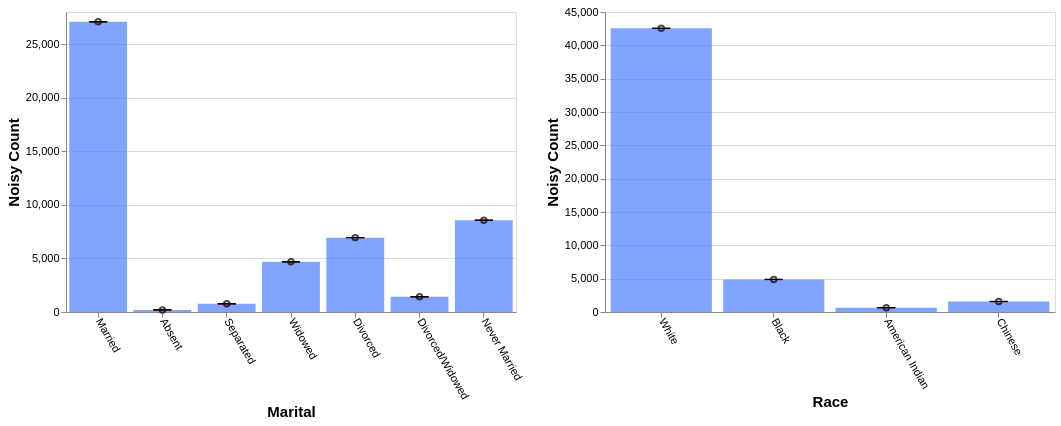

Describe this chart as a Vega-Lite specification.
### Vega-Lite specification from a JSON file in a GitHub repository (floating-point values rounded to 4 significant figures)
{"config": {"view": {"continuousWidth": 400, "continuousHeight": 300}, "axis": {"labelFontSize": 11, "titleFontSize": 15}, "axisBottom": {"labelAngle": 60}}, "hconcat": [{"layer": [{"mark": "bar", "encoding": {"color": {"value": "transparent"}, "tooltip": [{"aggregate": "sum", "field": "noisy_count", "title": "noisy count", "type": "quantitative"}, {"aggregate": "sum", "field": "noisy_count_prev", "title": "prev count", "type": "quantitative"}, {"aggregate": "sum", "field": "error", "title": "current error", "type": "quantitative"}, {"aggregate": "sum", "field": "error_prev", "title": "prev error", "type": "quantitative"}], "x": {"field": "marital", "sort": null, "title": "Marital", "type": "ordinal"}}, "height": 300, "selection": {"selector559": {"type": "interval", "encodings": ["x"]}}, "transform": [{"filter": {"selection": "selector560"}}], "width": 450}, {"mark": {"type": "bar", "color": "gray", "opacity": 0}, "encoding": {"x": {"field": "marital", "sort": null, "title": "Marital", "type": "ordinal"}, "y": {"aggregate": "sum", "field": "noisy_count_prev", "type": "quantitative"}}, "transform": [{"filter": {"selection": "selector560"}}]}, {"mark": {"type": "bar", "color": "#4C7FFF", "opacity": 0.7}, "encoding": {"x": {"field": "marital", "sort": null, "title": "Marital", "type": "ordinal"}, "y": {"aggregate": "sum", "field": "noisy_count", "type": "quantitative"}}, "transform": [{"filter": {"selection": "selector560"}}]}, {"mark": {"type": "point", "color": "black", "opacity": 0.7}, "encoding": {"x": {"field": "marital", "sort": null, "title": "Marital", "type": "ordinal"}, "y": {"aggregate": "sum", "field": "noisy_count", "title": "Noisy Count", "type": "quantitative"}}, "transform": [{"filter": {"selection": "selector560"}}]}, {"mark": {"type": "rule", "color": "#B6B6B6", "size": 2, "strokeDash": [3, 3]}, "encoding": {"x": {"field": "marital", "sort": null, "title": "Marital", "type": "ordinal"}, "y": {"aggregate": "sum", "field": "plus_error_prev_marital", "title": "", "type": "quantitative"}, "y2": {"aggregate": "sum", "field": "minus_error_prev_marital", "title": ""}}, "transform": [{"filter": {"selection": "selector560"}}]}, {"mark": {"type": "tick", "color": "#B90000", "size": 0, "strokeDash": [1, 1]}, "encoding": {"x": {"field": "marital", "sort": null, "title": "Marital", "type": "ordinal"}, "y": {"aggregate": "sum", "field": "plus_error_prev_marital", "type": "quantitative"}}, "transform": [{"filter": {"selection": "selector560"}}]}, {"mark": {"type": "tick", "color": "#B90000", "size": 0, "strokeDash": [3, 1]}, "encoding": {"x": {"field": "marital", "sort": null, "title": "Marital", "type": "ordinal"}, "y": {"aggregate": "sum", "field": "minus_error_prev_marital", "type": "quantitative"}}, "transform": [{"filter": {"selection": "selector560"}}]}, {"mark": {"type": "rule", "color": "black", "size": 2}, "encoding": {"x": {"field": "marital", "sort": null, "title": "Marital", "type": "ordinal"}, "y": {"aggregate": "sum", "field": "plus_error", "title": "", "type": "quantitative"}, "y2": {"aggregate": "sum", "field": "minus_error", "title": ""}}, "transform": [{"filter": {"selection": "selector560"}}]}, {"mark": {"type": "tick", "color": "black", "width": 0}, "encoding": {"x": {"field": "marital", "sort": null, "title": "Marital", "type": "ordinal"}, "y": {"aggregate": "sum", "field": "plus_error", "type": "quantitative"}}, "transform": [{"filter": {"selection": "selector560"}}]}, {"mark": {"type": "tick", "color": "black", "width": 0}, "encoding": {"x": {"field": "marital", "sort": null, "title": "Marital", "type": "ordinal"}, "y": {"aggregate": "sum", "field": "minus_error", "type": "quantitative"}}, "transform": [{"filter": {"selection": "selector560"}}]}]}, {"layer": [{"mark": "bar", "encoding": {"color": {"value": "transparent"}, "tooltip": [{"aggregate": "sum", "field": "noisy_count", "title": "noisy count", "type": "quantitative"}, {"aggregate": "sum", "field": "noisy_count_prev", "title": "prev count", "type": "quantitative"}, {"aggregate": "sum", "field": "error", "title": "current error", "type": "quantitative"}, {"aggregate": "sum", "field": "error_prev", "title": "prev error", "type": "quantitative"}], "x": {"field": "race", "sort": null, "title": "Race", "type": "ordinal"}}, "height": 300, "selection": {"selector560": {"type": "interval", "encodings": ["x"]}}, "transform": [{"filter": {"selection": "selector559"}}], "width": 450}, {"mark": {"type": "bar", "color": "gray", "opacity": 0}, "encoding": {"x": {"field": "race", "sort": null, "title": "Race", "type": "ordinal"}, "y": {"aggregate": "sum", "field": "noisy_count_prev", "type": "quantitative"}}, "transform": [{"filter": {"selection": "selector559"}}]}, {"mark": {"type": "bar", "color": "#4C7FFF", "opacity": 0.7}, "encoding": {"x": {"field": "race", "sort": null, "title": "Race", "type": "ordinal"}, "y": {"aggregate": "sum", "field": "noisy_count", "type": "quantitative"}}, "transform": [{"filter": {"selection": "selector559"}}]}, {"mark": {"type": "point", "color": "black", "opacity": 0.7}, "encoding": {"x": {"field": "race", "sort": null, "title": "Race", "type": "ordinal"}, "y": {"aggregate": "sum", "field": "noisy_count", "title": "Noisy Count", "type": "quantitative"}}, "transform": [{"filter": {"selection": "selector559"}}]}, {"mark": {"type": "rule", "color": "#B6B6B6", "size": 2, "strokeDash": [3, 3]}, "encoding": {"x": {"field": "race", "sort": null, "title": "Race", "type": "ordinal"}, "y": {"aggregate": "sum", "field": "plus_error_prev_race", "title": "", "type": "quantitative"}, "y2": {"aggregate": "sum", "field": "minus_error_prev_race", "title": ""}}, "transform": [{"filter": {"selection": "selector559"}}]}, {"mark": {"type": "tick", "color": "#B90000", "size": 0, "strokeDash": [1, 1]}, "encoding": {"x": {"field": "race", "sort": null, "title": "Race", "type": "ordinal"}, "y": {"aggregate": "sum", "field": "plus_error_prev_race", "type": "quantitative"}}, "transform": [{"filter": {"selection": "selector559"}}]}, {"mark": {"type": "tick", "color": "#B90000", "size": 0, "strokeDash": [3, 1]}, "encoding": {"x": {"field": "race", "sort": null, "title": "Race", "type": "ordinal"}, "y": {"aggregate": "sum", "field": "minus_error_prev_race", "type": "quantitative"}}, "transform": [{"filter": {"selection": "selector559"}}]}, {"mark": {"type": "rule", "color": "black", "size": 2}, "encoding": {"x": {"field": "race", "sort": null, "title": "Race", "type": "ordinal"}, "y": {"aggregate": "sum", "field": "plus_error", "title": "", "type": "quantitative"}, "y2": {"aggregate": "sum", "field": "minus_error", "title": ""}}, "transform": [{"filter": {"selection": "selector559"}}]}, {"mark": {"type": "tick", "color": "black", "width": 0}, "encoding": {"x": {"field": "race", "sort": null, "title": "Race", "type": "ordinal"}, "y": {"aggregate": "sum", "field": "plus_error", "type": "quantitative"}}, "transform": [{"filter": {"selection": "selector559"}}]}, {"mark": {"type": "tick", "color": "black", "width": 0}, "encoding": {"x": {"field": "race", "sort": null, "title": "Race", "type": "ordinal"}, "y": {"aggregate": "sum", "field": "minus_error", "type": "quantitative"}}, "transform": [{"filter": {"selection": "selector559"}}]}]}], "data": {"name": "data-611c6b500c36b5cb90f2cffdb66ce085"}, "$schema": "https://vega.github.io/schema/vega-lite/v4.17.0.json", "datasets": {"data-611c6b500c36b5cb90f2cffdb66ce085": [{"marital": "Married", "race": "White", "noisy_count": 24270.0, "true_count": 24270.0, "plus_error": 24270.0, "minus_error": 24270.0, "error": 2.6, "noisy_count_prev": 24270.0, "true_count_prev": 24270.0, "plus_error_prev": 24270.0, "minus_error_prev": 24270.0, "error_prev": 2.8, "plus_error_prev_marital": 24270.0, "minus_error_prev_marital": 24270.0, "plus_error_prev_race": 24270.0, "minus_error_prev_race": 24270.0}, {"marital": "Married", "race": "Black", "noisy_count": 1677.0, "true_count": 1667.0, "plus_error": 1680.0, "minus_error": 1674.0, "error": 2.6, "noisy_count_prev": 1677.0, "true_count_prev": 1667.0, "plus_error_prev": 1680.0, "minus_error_prev": 1674.0, "error_prev": 2.8, "plus_error_prev_marital": 1680.0, "minus_error_prev_marital": 1674.0, "plus_error_prev_race": 1680.0, "minus_error_prev_race": 1674.0}, {"marital": "Married", "race": "American Indian", "noisy_count": 270.9, "true_count": 266.0, "plus_error": 273.5, "minus_error": 268.4, "error": 2.6, "noisy_count_prev": 271.0, "true_count_prev": 266.0, "plus_error_prev": 273.8, "minus_error_prev": 268.1, "error_prev": 2.8, "plus_error_prev_marital": 273.8, "minus_error_prev_marital": 268.1, "plus_error_prev_race": 274.0, "minus_error_prev_race": 268.3}, {"marital": "Married", "race": "Chinese", "noisy_count": 863.3, "true_count": 863.0, "plus_error": 865.9, "minus_error": 860.7, "error": 2.6, "noisy_count_prev": 863.1, "true_count_prev": 863.0, "plus_error_prev": 866.0, "minus_error_prev": 860.3, "error_prev": 2.8, "plus_error_prev_marital": 866.0, "minus_error_prev_marital": 860.3, "plus_error_prev_race": 866.0, "minus_error_prev_race": 860.3}, {"marital": "Absent", "race": "White", "noisy_count": 100.9, "true_count": 94.0, "plus_error": 103.4, "minus_error": 98.3, "error": 2.6, "noisy_count_prev": 100.8, "true_count_prev": 94.0, "plus_error_prev": 103.7, "minus_error_prev": 98.0, "error_prev": 2.8, "plus_error_prev_marital": 103.9, "minus_error_prev_marital": 98.2, "plus_error_prev_race": 103.8, "minus_error_prev_race": 98.07}, {"marital": "Absent", "race": "Black", "noisy_count": 11.6, "true_count": 16.0, "plus_error": 14.2, "minus_error": 9.1, "error": 2.6, "noisy_count_prev": 11.5, "true_count_prev": 16.0, "plus_error_prev": 14.3, "minus_error_prev": 8.6, "error_prev": 2.8, "plus_error_prev_marital": 14.5, "minus_error_prev_marital": 8.8, "plus_error_prev_race": 14.31, "minus_error_prev_race": 8.614}, {"marital": "Absent", "race": "American Indian", "noisy_count": 26.6, "true_count": 0.0, "plus_error": 29.2, "minus_error": 24.1, "error": 2.6, "noisy_count_prev": 26.2, "true_count_prev": 0.0, "plus_error_prev": 29.1, "minus_error_prev": 23.4, "error_prev": 2.8, "plus_error_prev_marital": 29.3, "minus_error_prev_marital": 23.6, "plus_error_prev_race": 29.27, "minus_error_prev_race": 23.57}, {"marital": "Absent", "race": "Chinese", "noisy_count": 57.9, "true_count": 7.0, "plus_error": 60.5, "minus_error": 55.3, "error": 2.6, "noisy_count_prev": 57.7, "true_count_prev": 7.0, "plus_error_prev": 60.6, "minus_error_prev": 54.9, "error_prev": 2.8, "plus_error_prev_marital": 60.8, "minus_error_prev_marital": 55.1, "plus_error_prev_race": 60.57, "minus_error_prev_race": 54.87}, {"marital": "Separated", "race": "White", "noisy_count": 580.3, "true_count": 567.0, "plus_error": 582.9, "minus_error": 577.8, "error": 2.6, "noisy_count_prev": 579.9, "true_count_prev": 567.0, "plus_error_prev": 582.7, "minus_error_prev": 577.1, "error_prev": 2.8, "plus_error_prev_marital": 582.9, "minus_error_prev_marital": 577.2, "plus_error_prev_race": 582.8, "minus_error_prev_race": 577.2}, {"marital": "Separated", "race": "Black", "noisy_count": 87.7, "true_count": 84.0, "plus_error": 90.3, "minus_error": 85.1, "error": 2.6, "noisy_count_prev": 87.9, "true_count_prev": 84.0, "plus_error_prev": 90.8, "minus_error_prev": 85.1, "error_prev": 2.8, "plus_error_prev_marital": 90.95, "minus_error_prev_marital": 85.25, "plus_error_prev_race": 90.81, "minus_error_prev_race": 85.11}, {"marital": "Separated", "race": "American Indian", "noisy_count": 14.2, "true_count": 13.0, "plus_error": 16.8, "minus_error": 11.6, "error": 2.6, "noisy_count_prev": 14.0, "true_count_prev": 13.0, "plus_error_prev": 16.9, "minus_error_prev": 11.2, "error_prev": 2.8, "plus_error_prev_marital": 17.05, "minus_error_prev_marital": 11.35, "plus_error_prev_race": 17.07, "minus_error_prev_race": 11.37}, {"marital": "Separated", "race": "Chinese", "noisy_count": 83.4, "true_count": 47.0, "plus_error": 86.0, "minus_error": 80.8, "error": 2.6, "noisy_count_prev": 83.2, "true_count_prev": 47.0, "plus_error_prev": 86.1, "minus_error_prev": 80.4, "error_prev": 2.8, "plus_error_prev_marital": 86.25, "minus_error_prev_marital": 80.55, "plus_error_prev_race": 86.07, "minus_error_prev_race": 80.37}, {"marital": "Widowed", "race": "White", "noisy_count": 4043.0, "true_count": 4078.0, "plus_error": 4046.0, "minus_error": 4041.0, "error": 2.6, "noisy_count_prev": 4043.0, "true_count_prev": 4078.0, "plus_error_prev": 4046.0, "minus_error_prev": 4040.0, "error_prev": 2.8, "plus_error_prev_marital": 4046.0, "minus_error_prev_marital": 4040.0, "plus_error_prev_race": 4046.0, "minus_error_prev_race": 4041.0}, {"marital": "Widowed", "race": "Black", "noisy_count": 487.5, "true_count": 543.0, "plus_error": 490.1, "minus_error": 484.9, "error": 2.6, "noisy_count_prev": 488.4, "true_count_prev": 543.0, "plus_error_prev": 491.2, "minus_error_prev": 485.5, "error_prev": 2.8, "plus_error_prev_marital": 490.9, "minus_error_prev_marital": 485.2, "plus_error_prev_race": 491.2, "minus_error_prev_race": 485.5}, {"marital": "Widowed", "race": "American Indian", "noisy_count": 55.5, "true_count": 35.0, "plus_error": 58.1, "minus_error": 52.9, "error": 2.6, "noisy_count_prev": 55.4, "true_count_prev": 35.0, "plus_error_prev": 58.2, "minus_error_prev": 52.5, "error_prev": 2.8, "plus_error_prev_marital": 57.95, "minus_error_prev_marital": 52.25, "plus_error_prev_race": 58.37, "minus_error_prev_race": 52.67}, {"marital": "Widowed", "race": "Chinese", "noisy_count": 95.4, "true_count": 77.0, "plus_error": 97.9, "minus_error": 92.8, "error": 2.6, "noisy_count_prev": 95.6, "true_count_prev": 77.0, "plus_error_prev": 98.4, "minus_error_prev": 92.8, "error_prev": 2.8, "plus_error_prev_marital": 98.15, "minus_error_prev_marital": 92.55, "plus_error_prev_race": 98.37, "minus_error_prev_race": 92.77}, {"marital": "Divorced", "race": "White", "noisy_count": 5960.0, "true_count": 5901.0, "plus_error": 5963.0, "minus_error": 5958.0, "error": 2.6, "noisy_count_prev": 5960.0, "true_count_prev": 5901.0, "plus_error_prev": 5963.0, "minus_error_prev": 5957.0, "error_prev": 2.8, "plus_error_prev_marital": 5963.0, "minus_error_prev_marital": 5957.0, "plus_error_prev_race": 5963.0, "minus_error_prev_race": 5957.0}, {"marital": "Divorced", "race": "Black", "noisy_count": 766.8, "true_count": 750.0, "plus_error": 769.4, "minus_error": 764.2, "error": 2.6, "noisy_count_prev": 766.6, "true_count_prev": 750.0, "plus_error_prev": 769.5, "minus_error_prev": 763.8, "error_prev": 2.8, "plus_error_prev_marital": 769.7, "minus_error_prev_marital": 764.0, "plus_error_prev_race": 769.5, "minus_error_prev_race": 763.8}, {"marital": "Divorced", "race": "American Indian", "noisy_count": 91.0, "true_count": 94.0, "plus_error": 93.5, "minus_error": 88.4, "error": 2.6, "noisy_count_prev": 90.8, "true_count_prev": 94.0, "plus_error_prev": 93.6, "minus_error_prev": 88.0, "error_prev": 2.8, "plus_error_prev_marital": 93.77, "minus_error_prev_marital": 88.17, "plus_error_prev_race": 93.77, "minus_error_prev_race": 88.17}, {"marital": "Divorced", "race": "Chinese", "noisy_count": 122.5, "true_count": 105.0, "plus_error": 125.0, "minus_error": 119.9, "error": 2.6, "noisy_count_prev": 122.6, "true_count_prev": 105.0, "plus_error_prev": 125.4, "minus_error_prev": 119.7, "error_prev": 2.8, "plus_error_prev_marital": 125.6, "minus_error_prev_marital": 119.9, "plus_error_prev_race": 125.4, "minus_error_prev_race": 119.7}, {"marital": "Divorced/Widowed", "race": "White", "noisy_count": 1012.0, "true_count": 1005.0, "plus_error": 1015.0, "minus_error": 1010.0, "error": 2.6, "noisy_count_prev": 1012.0, "true_count_prev": 1005.0, "plus_error_prev": 1015.0, "minus_error_prev": 1009.0, "error_prev": 2.8, "plus_error_prev_marital": 1015.0, "minus_error_prev_marital": 1010.0, "plus_error_prev_race": 1015.0, "minus_error_prev_race": 1009.0}, {"marital": "Divorced/Widowed", "race": "Black", "noisy_count": 315.3, "true_count": 344.0, "plus_error": 317.9, "minus_error": 312.7, "error": 2.6, "noisy_count_prev": 314.9, "true_count_prev": 344.0, "plus_error_prev": 317.7, "minus_error_prev": 312.1, "error_prev": 2.8, "plus_error_prev_marital": 317.9, "minus_error_prev_marital": 312.3, "plus_error_prev_race": 317.7, "minus_error_prev_race": 312.1}, {"marital": "Divorced/Widowed", "race": "American Indian", "noisy_count": 62.7, "true_count": 21.0, "plus_error": 65.3, "minus_error": 60.1, "error": 2.6, "noisy_count_prev": 62.5, "true_count_prev": 21.0, "plus_error_prev": 65.3, "minus_error_prev": 59.6, "error_prev": 2.8, "plus_error_prev_marital": 65.45, "minus_error_prev_marital": 59.75, "plus_error_prev_race": 65.47, "minus_error_prev_race": 59.77}, {"marital": "Divorced/Widowed", "race": "Chinese", "noisy_count": 33.0, "true_count": 33.0, "plus_error": 35.6, "minus_error": 30.4, "error": 2.6, "noisy_count_prev": 32.9, "true_count_prev": 33.0, "plus_error_prev": 35.7, "minus_error_prev": 30.1, "error_prev": 2.8, "plus_error_prev_marital": 35.85, "minus_error_prev_marital": 30.25, "plus_error_prev_race": 35.67, "minus_error_prev_race": 30.07}, {"marital": "Never Married", "race": "White", "noisy_count": 6580.0, "true_count": 6590.0, "plus_error": 6583.0, "minus_error": 6577.0, "error": 2.6, "noisy_count_prev": 6580.0, "true_count_prev": 6590.0, "plus_error_prev": 6583.0, "minus_error_prev": 6577.0, "error_prev": 2.8, "plus_error_prev_marital": 6583.0, "minus_error_prev_marital": 6577.0, "plus_error_prev_race": 6583.0, "minus_error_prev_race": 6577.0}, {"marital": "Never Married", "race": "Black", "noisy_count": 1537.0, "true_count": 1525.0, "plus_error": 1539.0, "minus_error": 1534.0, "error": 2.6, "noisy_count_prev": 1536.0, "true_count_prev": 1525.0, "plus_error_prev": 1539.0, "minus_error_prev": 1534.0, "error_prev": 2.8, "plus_error_prev_marital": 1539.0, "minus_error_prev_marital": 1534.0, "plus_error_prev_race": 1539.0, "minus_error_prev_race": 1534.0}, {"marital": "Never Married", "race": "American Indian", "noisy_count": 128.8, "true_count": 132.0, "plus_error": 131.3, "minus_error": 126.2, "error": 2.6, "noisy_count_prev": 128.6, "true_count_prev": 132.0, "plus_error_prev": 131.4, "minus_error_prev": 125.8, "error_prev": 2.8, "plus_error_prev_marital": 131.3, "minus_error_prev_marital": 125.7, "plus_error_prev_race": 131.6, "minus_error_prev_race": 126.0}, {"marital": "Never Married", "race": "Chinese", "noisy_count": 319.3, "true_count": 310.0, "plus_error": 321.9, "minus_error": 316.7, "error": 2.6, "noisy_count_prev": 319.9, "true_count_prev": 310.0, "plus_error_prev": 322.8, "minus_error_prev": 317.1, "error_prev": 2.8, "plus_error_prev_marital": 322.7, "minus_error_prev_marital": 317.0, "plus_error_prev_race": 322.8, "minus_error_prev_race": 317.1}]}}
